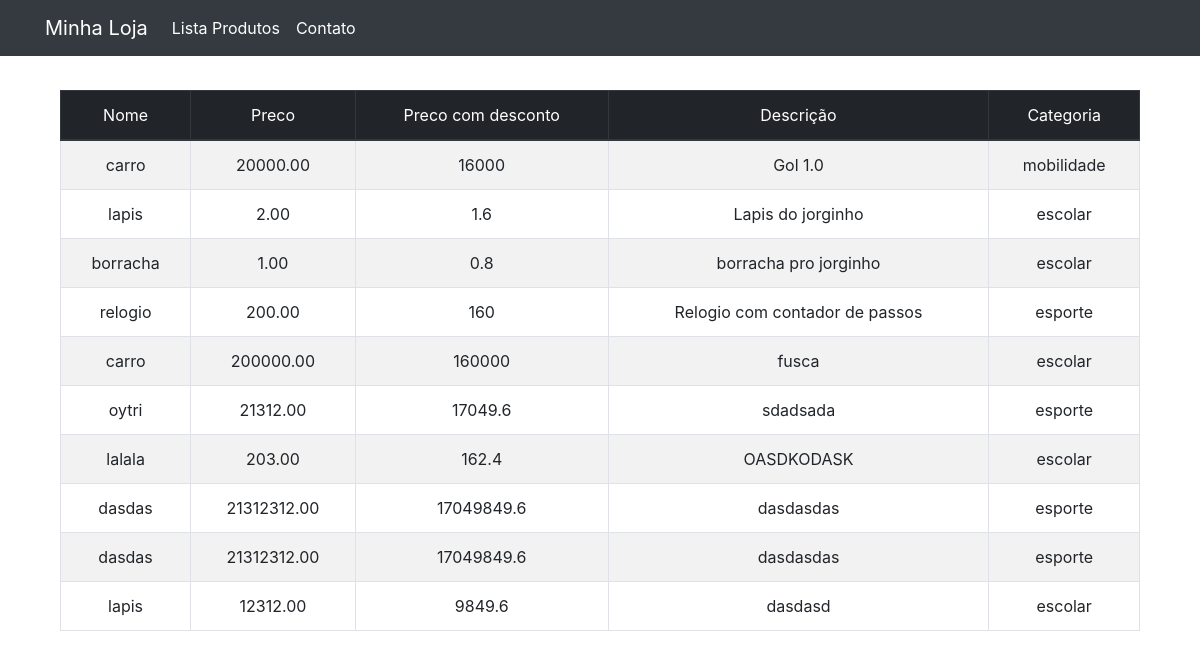
Before: /produto-lista.php with the older database file.
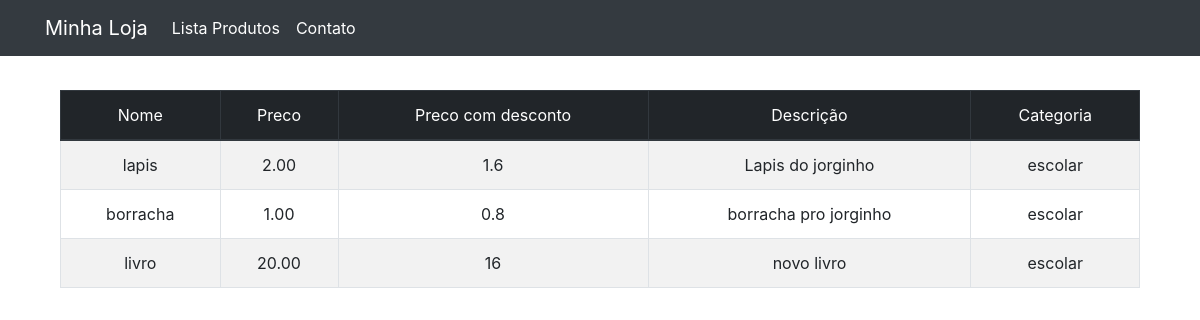
After: the same page with the newer database file.
### tables this page shows
CREATE TABLE `produtos` (
  `id` int(11) NOT NULL,
  `nome` varchar(255) DEFAULT NULL,
  `preco` decimal(10,2) DEFAULT NULL,
  `descricao` text,
  `categoria_id` int(11) DEFAULT NULL,
  `usado` tinyint(1) DEFAULT NULL
);

CREATE TABLE `categorias` (
  `id` int(11) NOT NULL,
  `nome` varchar(255) DEFAULT NULL
);

### class/ProdutoDao.php (called while the page is built, shortened)
<?php
class ProdutoDao {
	private $conexao;
	public function __construct($conexao) {
		$this->conexao = $conexao;
	}
	function listaProdutos(){
		$produtos = array();
		$resultadoPesquisa = mysqli_query($this->conexao, "select p.id as id, p.nome as nome, p.preco as preco, p.descricao as descricao, c.nome as nome_categoria
													from produtos p
													inner join categorias c on c.id = p.categoria_id");
		while($produto_array = mysqli_fetch_assoc($resultadoPesquisa)){
			$produto = new Produto($produto_array['nome'], $produto_array['preco'], $produto_array['descricao']);
			$produto->setId($produto_array['id']);
			$produto->categoria->setNome($produto_array['nome_categoria']);
			array_push($produtos, $produto);
		}
		return $produtos;
	}
}

### class/Produto.php (called while the page is built, shortened)
<?php
require_once("Categoria.php");
class Produto {
	private $nome;
	private $preco;
	private $descricao;
	public function __construct($nome, $preco, $descricao){
		$this->nome = $nome;
		$this->preco = $preco;
		$this->descricao = $descricao;
		$this->categoria = new Categoria();
	}
	public function getNome(){
		return $this->nome;
	}
	public function getPreco(){
		return $this->preco;
	}
	public function getDescricao(){
		return $this->descricao;
	}
	public function precoComDesconto($valor = 0.1){
		if($valor > 0 && $valor <= 0.5){
			return $this->preco - ($this->preco * $valor);
		} else {
			return $this->preco;
		}
	}
}

### class/Categoria.php (called while the page is built, shortened)
<?php
class Categoria	{
	private $nome;
	public function getNome(){
		return $this->nome;
	}
	public function setNome($valor){
		$this->nome = $valor;
	}
}

### produto-lista.php (the view, shortened to what this page needs)
<?php
	require_once("cabecalho.php");
	$produtoDao = new ProdutoDao($conexao);
	$produtos = $produtoDao->listaProdutos();
?>
<table class="table table-bordered table-striped text-center">
	<thead class="thead-dark">
		<tr>
			<th>Nome</th>
			<th>Preco</th>
			<th>Preco com desconto</th>
			<th>Descrição</th>
			<th>Categoria</th>
		</tr>
	</thead>
	<?php foreach ($produtos as $produto) :	?>
	<tr>
		<td><?=$produto->getNome();?></td>
		<td><?=$produto->getPreco();?></td>
		<td><?=$produto->precoComDesconto(0.2)?></td>
		<td>
			<?php
			if(strlen($produto->getDescricao()) > 40)
				echo substr($produto->getDescricao(), 0, 40) . "...";
			else
				echo $produto->getDescricao();
			?>
		</td>
		<td><?=$produto->categoria->getNome();?></td>
	</tr>
	<?php endforeach; ?>
</table>
<?php require_once("rodape.php"); ?>

### cabecalho.php (shortened to what this page needs)
<html>
<head>
    <link href="css/reset.css" rel="stylesheet">
    <link href="css/bootstrap.min.css" rel="stylesheet">
    <link href="css/loja.css" rel="stylesheet" />
</head>
<body>
	<nav class="navbar navbar-expand-lg navbar-dark bg-dark fixed-top">
        <div class="container">
            <div class="navbar-header">
                <a href="index.php" class="navbar-brand">Minha Loja</a>
            </div>
            <div class="collapse navbar-collapse" id="navbarSupportedContent">
                <ul class="navbar-nav">
                    <li>
                    	<a class="nav-link active" href="produto-lista.php">Lista Produtos</a>
                    </li>
                    <li>
                    	<a class="nav-link active" href="contato.php">Contato</a>
                    </li>
                </ul>
            </div>
        </div>
    </nav>
    <div class="container">
        <div class="principal">

### rodape.php
        </div>
    </div>
</body>
</html>

### css/loja.css (style rules this page uses)
body { padding-top: 50px; }
.principal { padding: 40px 15px; text-align: center; }

Changed rows visible on the page:
removed produtos: nome "carro", preco "20000.00", preco "16000", descricao "Gol 1.0", categoria.nome "mobilidade"
removed produtos: nome "relogio", preco "200.00", preco "160", descricao "Relogio com contador de passos", categoria.nome "esporte"
removed produtos: nome "carro", preco "200000.00", preco "160000", descricao "fusca", categoria.nome "escolar"
removed produtos: nome "oytri", preco "21312.00", preco "17049.6", descricao "sdadsada", categoria.nome "esporte"
removed produtos: nome "lalala", preco "203.00", preco "162.4", descricao "OASDKODASK", categoria.nome "escolar"
removed produtos: nome "dasdas", preco "21312312.00", preco "17049849.6", descricao "dasdasdas", categoria.nome "esporte"
removed produtos: nome "dasdas", preco "21312312.00", preco "17049849.6", descricao "dasdasdas", categoria.nome "esporte"
removed produtos: nome "lapis", preco "12312.00", preco "9849.6", descricao "dasdasd", categoria.nome "escolar"
added produtos: nome "livro", preco "20.00", preco "16", descricao "novo livro", categoria.nome "escolar"
